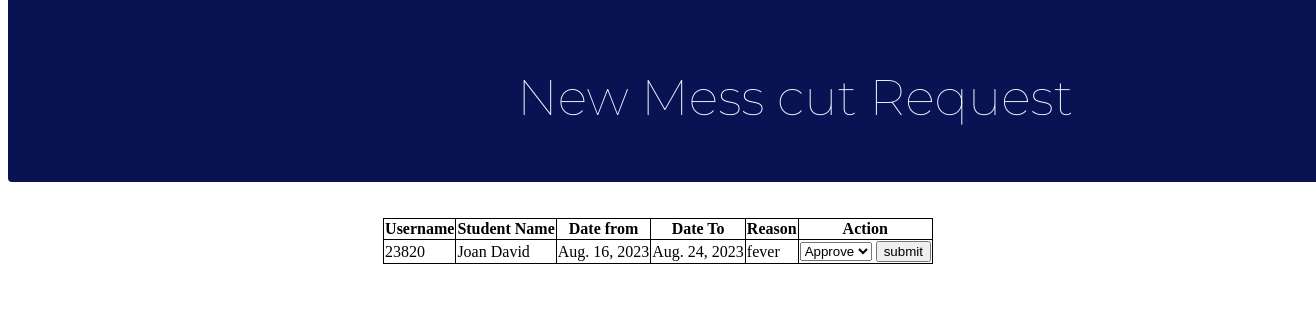
The app's page /mview/1/ with its own data.
### app6/models.py (models this page shows)
class Messcut(models.Model):
    option=(
        ('1','accepted'),
        ('0','rejected'),
       )
    fname = models.CharField(max_length=25)
    lname = models.CharField(max_length=25)
    stud_id=models.CharField(max_length=10,null=False,blank=False)
    date_from=models.DateField(null=True)
    date_to=models.DateField(null=True)
    reason=models.CharField(max_length=200)
    status=models.CharField(max_length=10)
    warden_approve=models.CharField(max_length=3,choices=option)
    users=models.ForeignKey(Student,on_delete=models.CASCADE)

### app6/views.py (the view, shortened to what this page needs)
# urls.py: path('mview/<str:id>/',views.mview,name="mview"),
def mview(request,id):
    vari=Messcut.objects.get(id=id)
    dic1={'var':vari}
    return render(request,'View2.html',dic1)

### app6/templates/View2.html (shortened to what this page needs)
<!DOCTYPE html>
<html lang="en">
<head>
</head>
<body>
    <div class="main">
         <p>New Mess cut Request</p>
    </div>
    <br>
    <br>
   <table class="center">
        <tr>
            <th>Username</th>
            <th>Student Name</th>
            <th>Date from</th>
            <th>Date To</th>
            <th>Reason</th>
            <th>Action</th>
        </tr>
        <tr>
            <td>{{var.stud_id}}</td>
            <td>{{var.fname}} {{var.lname}}</td>
            <td>{{var.date_from}}</td>
            <td>{{var.date_to}}</td>
            <td>{{var.reason}}</td>
            <td>
            <form method="POST" action="{% url 'mview' var.id %}">
                <select name="c">
                        <option value="1">Approve</option>
                </select>
                <input type="submit" value="submit">
            </form>
            </td>
        </tr>
   </table>
</body>
</html>

### app6/templates/View2.html (style rules this page uses)
.main { width:100%; height:100px; background-color: #091353; border-radius:4px; margin-top:-40px; color:aliceblue ; padding:57px; font-size: 20px; bottom:500px; font-family: 'Montserrat', sans-serif; }
p { color:aliceblue ; font-size: 50px; font-weight:100; position: absolute; top:0px; left: 500px; padding:17px; font-family: 'Montserrat', sans-serif; }
.center { margin-left: auto; margin-right: auto; }
table, th, td { border: 1px solid black; border-collapse: collapse; }

### records on screen
Messcut: stud_id "23820", fname "Joan", lname "David", date_from "Aug. 16, 2023", date_to "Aug. 24, 2023", reason "fever"
